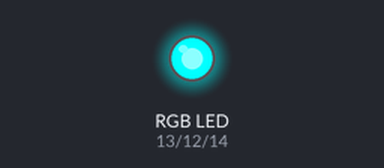
Bench run of a program on a simulated ESP8266 board running MicroPython. Shown: an RGB LED mixed from three pins (HIGH = lit). At 6.0 s the program stops and its outputs stay as they are.

Above: at 0.1 s.
At 1.1 s:
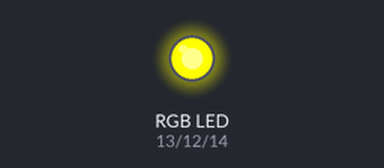
At 2.7 s:
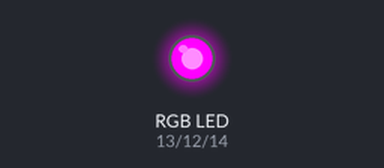
Timing chart, 0 to 3.0 s (numbered marks = the images above):
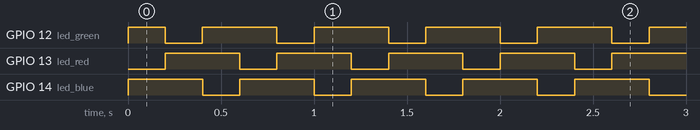

Measured:
- by itself, GPIO 12 (led_green): repeats every 0.60 s: LOW 0.20 s, HIGH 0.40 s, until it stays HIGH from 5.8 s
- by itself, GPIO 13 (led_red): alternates HIGH for 0.40 s and LOW for 0.20 s, 19 changes in all, then stays HIGH
- by itself, GPIO 14 (led_blue): alternates HIGH for 0.40 s and LOW for 0.20 s, 21 changes in all, then stays HIGH

The program:

rgb_led.py
```python
#basic demo with RGB-Led
import machine
import time

"""
3V mit 560 Ohm an Anonde (lang)
Pins an Kathoden - pin.low() = GND = an
"""
led_red = machine.Pin(13, machine.Pin.OUT)
led_green = machine.Pin(12, machine.Pin.OUT)
led_blue = machine.Pin(14, machine.Pin.OUT)
led = [led_red, led_green, led_blue]

for i in range(3):
    led[i].high()   # high = ground --> on bei 3Farb-LED

# time.sleep(2.0)

for i in range(3 * 10):
    led[i % 3].low()
    time.sleep(0.2)
    led[i % 3].high()
```
